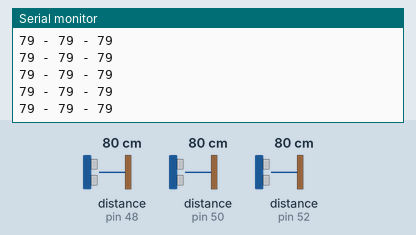
Recording of a sketch running on a simulated Arduino Mega 2560, built with avr-gcc and run on an emulated ATmega2560. On the bench: the last lines printed to the serial monitor. Wiring (inferred from the names in the program): 3 × ultrasonic range finder: trigger pin 49, echo pin 48 / trigger pin 51, echo pin 50 / trigger pin 53, echo pin 52. The inputs (shaded band) are chosen by the test bench; at power-on: distance to the obstacle (sensors on pin 48, pin 50, pin 52) 80 cm. The echo pulse lasts 58.3 µs per cm.

Above: at 1.2 s.
1.3 s: distance to the obstacle (sensor on pin 48) set to 2 cm
At 1.52 s:
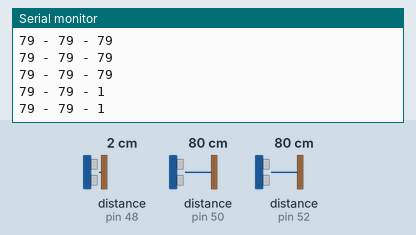
2.8 s: distance to the obstacle (sensor on pin 50) set to 2 cm
At 2.85 s:
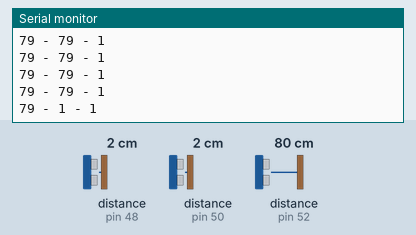
4.3 s: distance to the obstacle (sensor on pin 52) set to 120 cm
At 4.35 s:
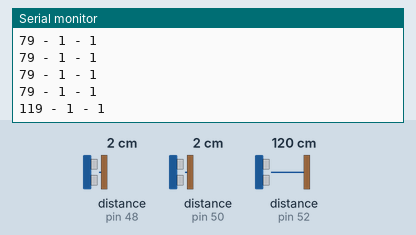
7.3 s: distance to the obstacle (sensor on pin 52) set to 18 cm
At 7.3 s:
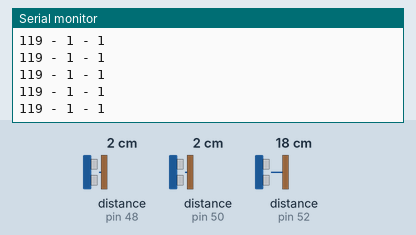
10.3 s: distance to the obstacle (sensor on pin 48) set to 4 cm
At 10.3 s:
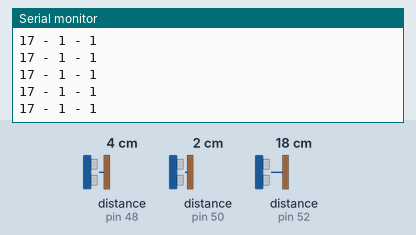
11.8 s: distance to the obstacle (sensor on pin 50) set to 35 cm
At 11.85 s:
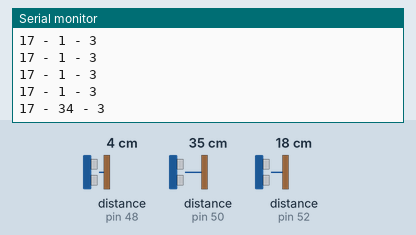
Timing chart, 0 to 14.8 s (numbered marks = the images above; inputs shaded):
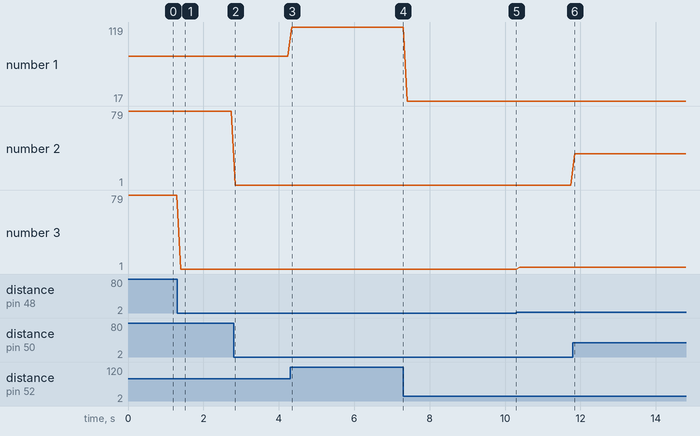

The sketch:

multipleHC-SR04.ino
```cpp
                       /*
 * HC-SR04 example sketch
 *
 * https://create.arduino.cc/projecthub/Isaac100/getting-started-with-the-hc-sr04-ultrasonic-sensor-036380
 *
 * by Isaac100
 */

const int trigPin1 = 53;
const int trigPin2 = 51;
const int trigPin3 = 49;

const int echoPin1 = 52;
const int echoPin2 = 50;
const int echoPin3 = 48;
int minimum = 0;

float duration1, distance1, duration2, distance2, duration3, distance3;
long duration, distance, sensor1, sensor2, sensor3;

void setup() {
  pinMode(trigPin1, OUTPUT);
  pinMode(echoPin1, INPUT);
  pinMode(trigPin2, OUTPUT);
  pinMode(echoPin2, INPUT);
  pinMode(trigPin3, OUTPUT);
  pinMode(echoPin3, INPUT);
  Serial.begin(9600);
}

void loop() {

  SonarSensor(trigPin1, echoPin1);
  sensor1  = distance;
  SonarSensor(trigPin2, echoPin2);
  sensor2 = distance;
  SonarSensor(trigPin3, echoPin3);
  sensor3 = distance;

  Serial.print(sensor1);
  Serial.print(" - ");
  Serial.print(sensor2);
  Serial.print(" - ");
  Serial.println (sensor3);
  delay(100);
}

void SonarSensor(int trigPin, int echoPin){
  digitalWrite(trigPin, LOW);
  delayMicroseconds(2);
  digitalWrite(trigPin, HIGH);
  delayMicroseconds(10);
  digitalWrite(trigPin, LOW);

  duration = pulseIn(echoPin, HIGH);
  distance = (duration/2)/29.1;
}
```

Measured:
- after the input at 1.3 s, the serial monitor: prints a new line after 0.10 s (image 1)
- after the input at 2.8 s, the serial monitor: prints a new line after 0.05 s (image 2)
- after the input at 4.3 s, the serial monitor: prints a new line after 0.05 s (image 3)
- after the input at 11.8 s, the serial monitor: prints a new line after 0.05 s (image 6)
- plotted number 1: 79 → 119 after the input at 4.3 s, 119 → 17 after the input at 7.3 s
- plotted number 2: 1 → 34 after the input at 11.8 s
- plotted number 3: 79 → 1 after the input at 1.3 s, 1 → 3 after the input at 10.3 s
